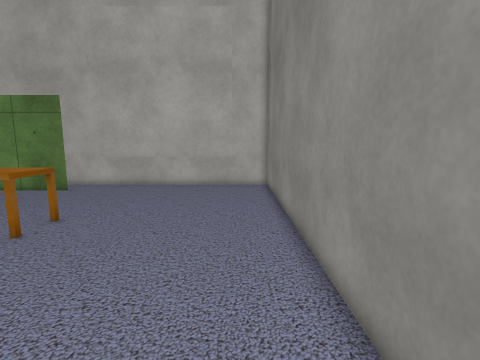
[1] (above)

15 first-person views from a walk through a scene from a Unity 3-D project. The camera is 1.5 m above the floor, tilts 8° down and sees 85° across. The floor is counted in squares, 0.5 m on a side. Each view is taken from the middle of a square. On the plan, view 1 faces up. The plan holds only what a view shows up to about 19 squares ahead; the rest is blank. The player character is not drawn. Some surface patterns are stand-ins.

[2]
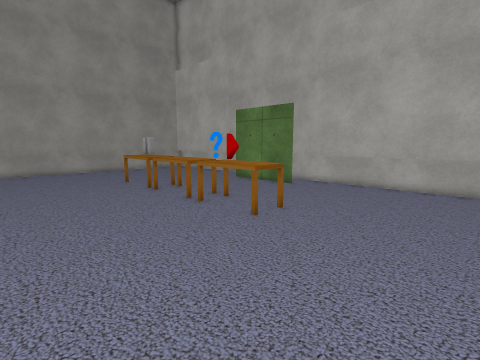

[3]
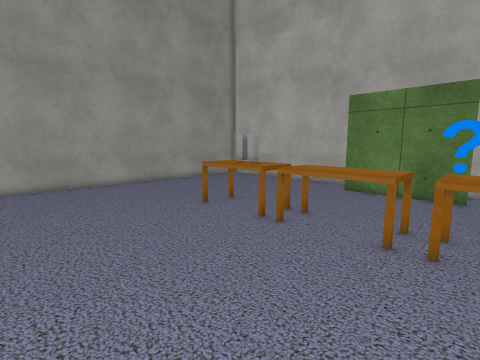

[4]
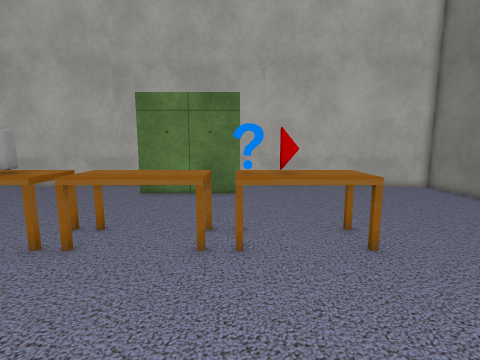

[5]
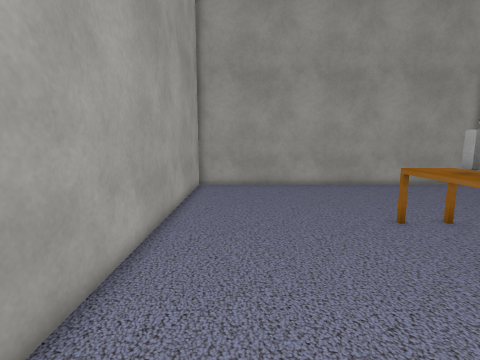

[6]
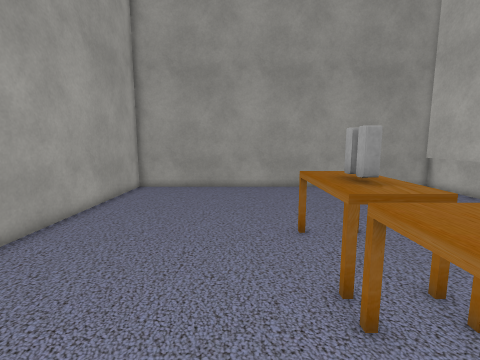

[7]
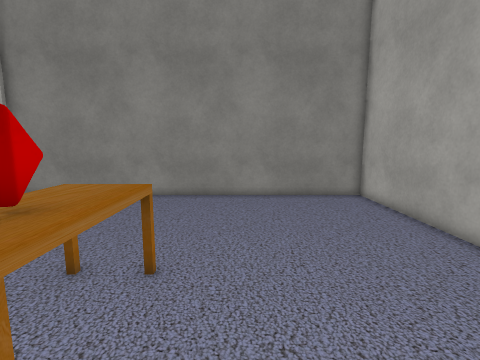

[8]
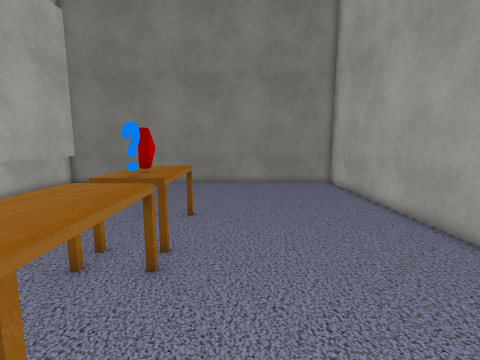

[9]
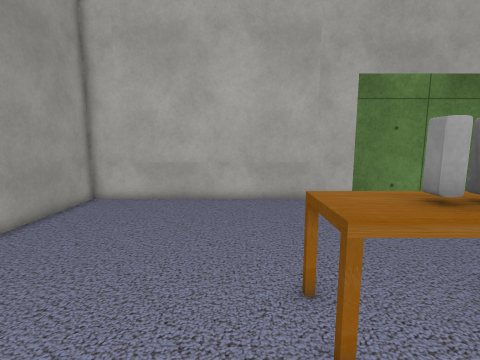

[10]
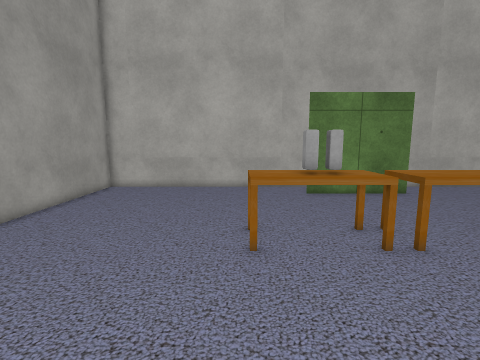

[11]
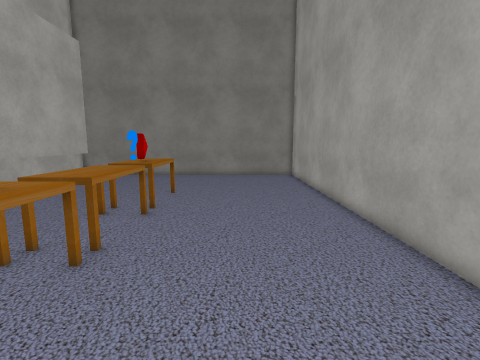

[12]
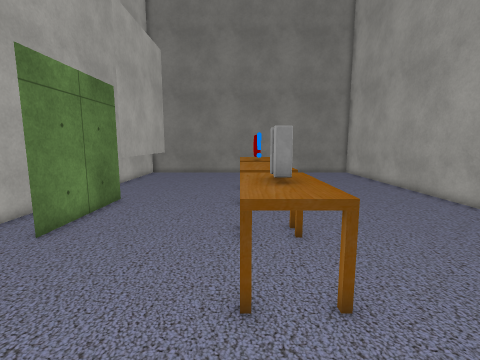

[13]
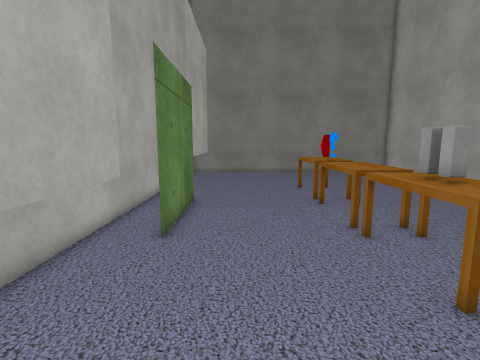

[14]
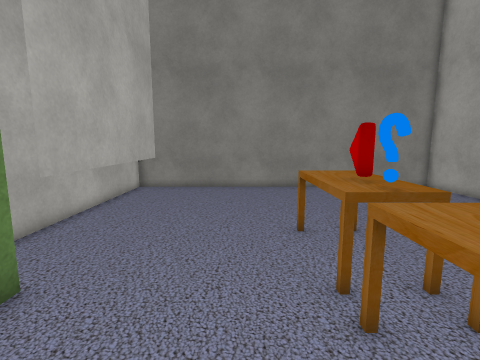

[15]
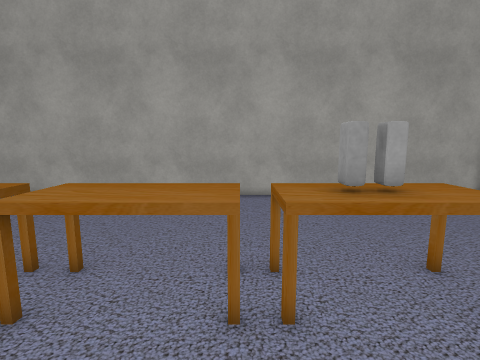

### Floor plan
Key: @ floor where view 1 was taken; # wall or solid block; . floor; T thing the floor can be seen under or through; O other object.
Columns run from 30 left of view 1 to 2 right of it. Each row starts with its distance up from view 1.
 19 #################################
 18 #...............................#
 17 #..TTTTTTTTT.....  ..TTTTTTTTT..#
 16 #............#######............#
 15 #...............................#
 14 #...............................#
 13 #...............................#
 12 #...............................#
 11 #...............................#
 10 #........OOOOOOOOOOOOOOO........#
  9 #........OOOOOOOOOOOOOOO........#
  8 #........OOOOOOOOOOOOOOO........#
  7 #...............................#
  6 #...............................#
  5 #...............................#
  4 #...............................#
  3 #...............................#
  2 #...............................#
  1 #...............................#
  0 #.............................@.#
 -1 #################################

Where each view was taken, in squares from view 1:
view 1: 0 up, 0 right, facing up
view 2: 0 up, 0 right, facing up-left
view 3: 0 up, 10 left, facing up-left
view 4: 1 up, 11 left, facing up
view 5: 2 up, 11 left, facing left
view 6: 6 up, 12 left, facing left
view 7: 6 up, 13 left, facing right
view 8: 6 up, 18 left, facing right
view 9: 5 up, 22 left, facing up
view 10: 1 up, 21 left, facing up
view 11: 4 up, 23 left, facing right
view 12: 10 up, 25 left, facing right
view 13: 14 up, 25 left, facing right
view 14: 12 up, 16 left, facing right
view 15: 14 up, 16 left, facing down
